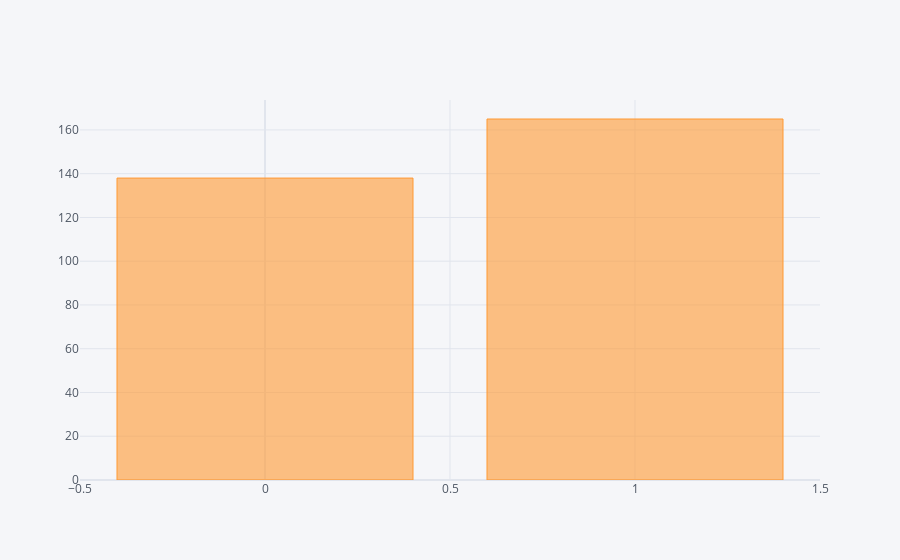

The notebook cell this image was saved under:
### Code cell
plt.figure(figsize=(5,4))
df["target"].value_counts().iplot(kind = "bar")

### Figure 1 — Plotly figure (JSON) as saved in the notebook; plotly's stock layout.template omitted (floating-point values rounded to 4 significant figures)
{"data": [{"marker": {"color": "rgba(255, 153, 51, 0.6)", "line": {"color": "rgba(255, 153, 51, 1.0)", "width": 1}}, "name": "target", "orientation": "v", "text": "", "type": "bar", "x": [1, 0], "y": [165, 138]}], "layout": {"legend": {"bgcolor": "#F5F6F9", "font": {"color": "#4D5663"}}, "paper_bgcolor": "#F5F6F9", "plot_bgcolor": "#F5F6F9", "title": {"font": {"color": "#4D5663"}}, "xaxis": {"gridcolor": "#E1E5ED", "showgrid": true, "tickfont": {"color": "#4D5663"}, "title": {"font": {"color": "#4D5663"}, "text": ""}, "zerolinecolor": "#E1E5ED"}, "yaxis": {"gridcolor": "#E1E5ED", "showgrid": true, "tickfont": {"color": "#4D5663"}, "title": {"font": {"color": "#4D5663"}, "text": ""}, "zerolinecolor": "#E1E5ED"}}}
